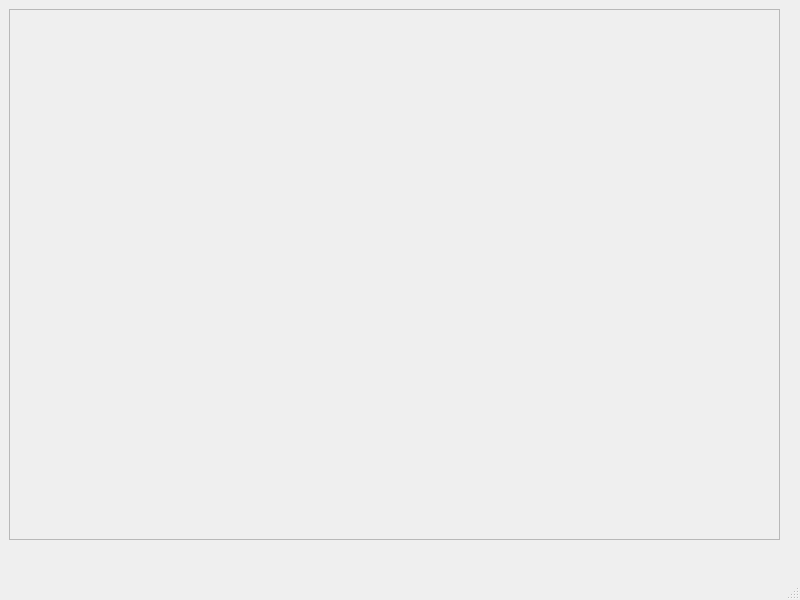
<?xml version="1.0" encoding="UTF-8"?>
<ui version="4.0">
 <class>MainWindow</class>
 <widget class="QMainWindow" name="MainWindow">
  <property name="geometry">
   <rect>
    <x>0</x>
    <y>0</y>
    <width>800</width>
    <height>600</height>
   </rect>
  </property>
  <property name="windowTitle">
   <string>MainWindow</string>
  </property>
  <widget class="QWidget" name="centralwidget">
   <widget class="QFrame" name="frame">
    <property name="geometry">
     <rect>
      <x>9</x>
      <y>9</y>
      <width>771</width>
      <height>531</height>
     </rect>
    </property>
    <property name="mouseTracking">
     <bool>false</bool>
    </property>
    <property name="frameShape">
     <enum>QFrame::StyledPanel</enum>
    </property>
    <property name="frameShadow">
     <enum>QFrame::Raised</enum>
    </property>
   </widget>
  </widget>
  <widget class="QMenuBar" name="menubar">
   <property name="geometry">
    <rect>
     <x>0</x>
     <y>0</y>
     <width>800</width>
     <height>21</height>
    </rect>
   </property>
  </widget>
  <widget class="QStatusBar" name="statusbar"/>
 </widget>
 <resources/>
 <connections/>
</ui>
